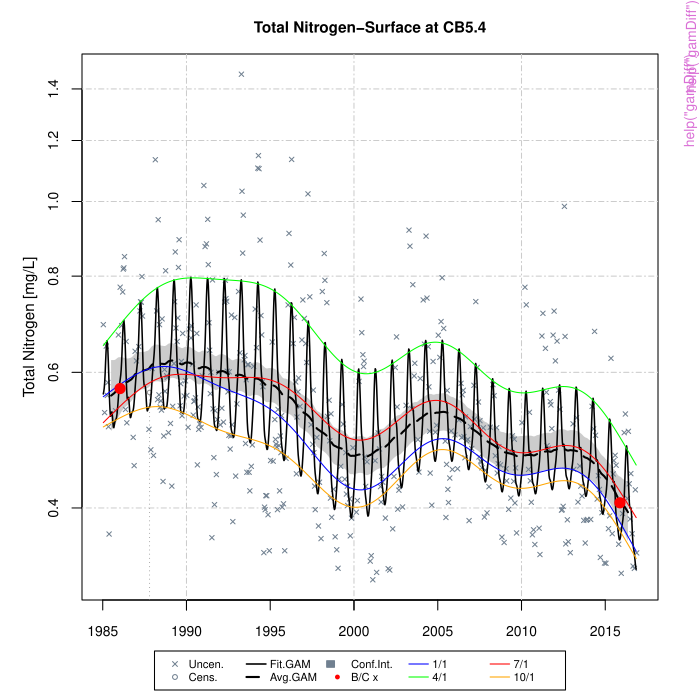

Source code (R):
pkgname <- "baytrends"
source(file.path(R.home("share"), "R", "examples-header.R"))
options(warn = 1)
library('baytrends')

base::assign(".oldSearch", base::search(), pos = 'CheckExEnv')
base::assign(".old_wd", base::getwd(), pos = 'CheckExEnv')
cleanEx()
nameEx("analysisOrganizeData")
### * analysisOrganizeData

flush(stderr()); flush(stdout())

### Name: analysisOrganizeData
### Title: Analysis Organization & Data Preparation
### Aliases: analysisOrganizeData

### ** Examples

# run analysis relying on default specifications, examine analySpec for
# default options
dfr <- analysisOrganizeData(dataCensored)
df        <- dfr[["df"]]
analySpec <- dfr[["analySpec"]]

# analyze bottom dissolved oxygen at 2 stations using only data from 1/1/1995-12/31/2015
analySpec <-list()
analySpec$parameterFilt <- c('do')
analySpec$layerFilt     <- c('B')
analySpec$stationFilt   <- c('CB3.3C', 'CB5.4')
analySpec$dateFilt      <- as.POSIXct(c("1995-01-01", "2015-12-31"))
dfr <- analysisOrganizeData(dataCensored, analySpec)
df        <- dfr[["df"]]
analySpec <- dfr[["analySpec"]]




cleanEx()
nameEx("baseDay")
### * baseDay

flush(stderr()); flush(stdout())

### Name: baseDay
### Title: Base Day
### Aliases: baseDay
### Keywords: internal manip

### ** Examples


# The default numeric result
baseDay(c("2000-02-29", "2000-03-01", "2001-03-01"))
# The result as a factor
baseDay(c("2000-02-29", "2000-03-01", "2001-03-01"), numeric=FALSE)



cleanEx()
nameEx("baseDay2decimal")
### * baseDay2decimal

flush(stderr()); flush(stdout())

### Name: baseDay2decimal
### Title: Base Day
### Aliases: baseDay2decimal
### Keywords: internal manip

### ** Examples

# The baseDay ordered by calendar year
bd.tmp <- baseDay(c("2000-02-29", "2000-03-01", "2001-03-01"), 
  numeric=FALSE)
baseDay2decimal(bd.tmp)
# ordered by water year, result should agree
bd.tmp <- baseDay(c("2000-02-29", "2000-03-01", "2001-03-01"), 
  numeric=FALSE, year="water")
baseDay2decimal(bd.tmp)



cleanEx()
nameEx("closeOut")
### * closeOut

flush(stderr()); flush(stdout())

### Name: closeOut
### Title: Document Processing Time and Other Session Time
### Aliases: closeOut

### ** Examples

closeOut()



cleanEx()
nameEx("dectime")
### * dectime

flush(stderr()); flush(stdout())

### Name: dectime
### Title: Decimal Time
### Aliases: dectime
### Keywords: internal manip

### ** Examples


dectime("11/11/1918", date.format="%m/%d/%Y")
dectime(1988:1990)



cleanEx()
nameEx("dectime2Date")
### * dectime2Date

flush(stderr()); flush(stdout())

### Name: dectime2Date
### Title: Date Conversion
### Aliases: dectime2Date
### Keywords: internal manip

### ** Examples


dectime("02/07/2013", date.format="%m/%d/%Y")
# Convert back the printed result:
dectime2Date(2013.103)



cleanEx()
nameEx("detrended.flow")
### * detrended.flow

flush(stderr()); flush(stdout())

### Name: detrended.flow
### Title: Create Seasonally Detrended Flow Data Set
### Aliases: detrended.flow

### ** Examples

## Not run: 
##D # Define Function Inputs
##D usgsGageID    <- c("01491000", "01578310")
##D siteName      <- c("Choptank River near Greensboro, MD",
##D                    "Susquehanna River at Conowingo, MD")
##D yearStart     <- 1983
##D yearEnd       <- 2016
##D dvAvgWinSel   <- c(1, 5, 10, 15, 20, 30, 40, 50, 60, 90, 120, 150, 180, 210)
##D dvAvgWgtSel   <- "uniform"
##D dvAvgSidesSel <- 1
##D lowess.f      <- 0.2
##D                  
##D # Run Function
##D flow.detrended <- detrended.flow(usgsGageID, siteName, yearStart, yearEnd
##D                                 , dvAvgWinSel, dvAvgWgtSel, dvAvgSidesSel
##D                                , lowess.f)
## End(Not run)



cleanEx()
nameEx("detrended.salinity")
### * detrended.salinity

flush(stderr()); flush(stdout())

### Name: detrended.salinity
### Title: Create Seasonally Detrended Salinty Data Set
### Aliases: detrended.salinity

### ** Examples

## Not run: 
##D # Show Example Dataset (sal)
##D str(sal)
##D 
##D # Define Function Inputs
##D df.sal        <- sal
##D dvAvgWinSel   <- 30
##D lowess.f      <- 0.2
##D minObs        <- 40
##D minObs.sd    <- 10
##D                  
##D # Run Function
##D salinity.detrended <- detrended.salinity(df.sal, dvAvgWinSel, 
##D                                  lowess.f, minObs, minObs.sd) 
## End(Not run)              



cleanEx()
nameEx("dot-F")
### * dot-F

flush(stderr()); flush(stdout())

### Name: .F
### Title: Print out figure title (customization of pandoc.emphasis and
###   pandoc.strong )
### Aliases: .F
### Keywords: internal

### ** Examples

text<-"Hello World!"
.F(text)
.F(text, 4)
.F(text, 4,'e')
.F(text, 4,'s')



cleanEx()
nameEx("dot-H")
### * dot-H

flush(stderr()); flush(stdout())

### Name: .H
### Title: Print out header (shortened pandoc.header)
### Aliases: .H
### Keywords: internal

### ** Examples

.H("1st level header",1)



cleanEx()
nameEx("dot-H1")
### * dot-H1

flush(stderr()); flush(stdout())

### Name: .H1
### Title: Print out 1st level header (shortened pandoc.header)
### Aliases: .H1
### Keywords: internal

### ** Examples

.H1("1st level header")
.H3("3rd level header")



cleanEx()
nameEx("dot-H2")
### * dot-H2

flush(stderr()); flush(stdout())

### Name: .H2
### Title: Print out 2nd level header (shortened pandoc.header)
### Aliases: .H2
### Keywords: internal

### ** Examples

.H2("2nd level header")
.H3("3rd level header")



cleanEx()
nameEx("dot-H3")
### * dot-H3

flush(stderr()); flush(stdout())

### Name: .H3
### Title: Print out 3rd level header (shortened pandoc.header)
### Aliases: .H3
### Keywords: internal

### ** Examples

.H2("2nd level header")
.H3("3rd level header")



cleanEx()
nameEx("dot-H4")
### * dot-H4

flush(stderr()); flush(stdout())

### Name: .H4
### Title: Print out 4th level header (shortened pandoc.header)
### Aliases: .H4
### Keywords: internal

### ** Examples

.H2("2nd level header")
.H4("4th level header")



cleanEx()
nameEx("dot-H5")
### * dot-H5

flush(stderr()); flush(stdout())

### Name: .H5
### Title: Print out 5th level header (shortened pandoc.header)
### Aliases: .H5
### Keywords: internal

### ** Examples

.H2("2nd level header")
.H5("5th level header")



cleanEx()
nameEx("dot-P")
### * dot-P

flush(stderr()); flush(stdout())

### Name: .P
### Title: Paragraph (customization of pandoc.p)
### Aliases: .P
### Keywords: internal

### ** Examples

.P()



cleanEx()
nameEx("dot-T")
### * dot-T

flush(stderr()); flush(stdout())

### Name: .T
### Title: Print out table title (customization of pandoc.emphasis and
###   pandoc.strong )
### Aliases: .T
### Keywords: internal

### ** Examples

text<-"Hello World!"
.T(text)
.T(text, 4)
.T(text, 4,'e')
.T(text, 4,'s')



cleanEx()
nameEx("dot-V")
### * dot-V

flush(stderr()); flush(stdout())

### Name: .V
### Title: Print out text (blended pandoc.emphasis, .verbatim, and .strong)
### Aliases: .V
### Keywords: internal

### ** Examples

.V("Hello World!",'v')
.V("Hello World!",'e')
.V("Hello World!",'s')
.V("Hello World!")



cleanEx()
nameEx("dot-checkRange")
### * dot-checkRange

flush(stderr()); flush(stdout())

### Name: .checkRange
### Title: Check Data Range - function that checks for allowable values
### Aliases: .checkRange
### Keywords: internal

### ** Examples

# create an example data frame
df <- data.frame(
       x1 = c("X1","Y2","A1","B2","C1", "X1","","A1","","C1"),
       x2 = seq(5, 14 ) + runif(10) ,
       x3 = as.POSIXct(c("1/10/2008", "1/21/2008", "3/1/2008", "3/26/1993",
                         "11/1/2012", "6/10/2000", "8/2/1990", "7/8/2005",
                         "1/6/2008", "9/11/2008"),
                         format="%m/%d/%Y"), stringsAsFactors =FALSE)
# add a few missing values
df[1,1]=NA
df[3,2]=NA
df[5,3]=NA
df

# establish allowable values for screening
x1Scrn <- as.character(c("A1", "B2", "C1", "Y2"))   # character
x2Scrn <- c(7,13)                                   # min/max value
x3Scrn <- as.POSIXct(c("1999-01-01", "2008-09-10")) # min/max date (POSIXct format)

# return df with new column indicating pass [TRUE] / fail [FALSE]
.checkRange(df, var="x1", varScrn=x1Scrn, numNA=FALSE, deleteOption='mark')
.checkRange(df, var="x2", varScrn=x2Scrn, numNA=FALSE, deleteOption='mark')
.checkRange(df, var="x3", varScrn=x3Scrn, numNA=FALSE, deleteOption='mark')

# return df with only rows that pass check
.checkRange(df, var="x1", varScrn=x1Scrn, numNA=FALSE, deleteOption='pass')
.checkRange(df, var="x2", varScrn=x2Scrn, numNA=FALSE, deleteOption='pass')
.checkRange(df, var="x3", varScrn=x3Scrn, numNA=FALSE, deleteOption='pass')



cleanEx()
nameEx("dot-chkParameter")
### * dot-chkParameter

flush(stderr()); flush(stdout())

### Name: .chkParameter
### Title: Reduce dataframe and parameter list based on user selected
###   parameterFilt
### Aliases: .chkParameter
### Keywords: internal

### ** Examples

#df <- chkParameter(df,parameterFilt=c("tn", "tp"))



cleanEx()
nameEx("dot-findFile")
### * dot-findFile

flush(stderr()); flush(stdout())

### Name: .findFile
### Title: Find Recent File Information
### Aliases: .findFile
### Keywords: internal

### ** Examples

# name of most recently modified file
## Not run: 
##D .findFile()         # current directory
##D .findFile("..")     # one directory up
##D #
##D # list of files and common attributes one directory up
##D .findFile(folder="..", file="*.*", n=2, fileNameOnly=FALSE)      #two most recent files
##D .findFile(folder="..", file="*.*", n="all", fileNameOnly=FALSE)  #all files
## End(Not run)



cleanEx()
nameEx("dot-reAttDF")
### * dot-reAttDF

flush(stderr()); flush(stdout())

### Name: .reAttDF
### Title: Re-attribute df based on previous df
### Aliases: .reAttDF
### Keywords: internal

### ** Examples

# create data frame
df0 <- data.frame (sta=c("A","A"), lay=c("B","C"), x1 =c(NA,2), x2 =c( 4,14))

#add simple attribute
attr(df0, "Attribute1") <- "Test attribute1"

#run aggregate -- loose attributes
df1 <- aggregate(x2 ~ sta, data=df0, mean, na.action=na.pass, na.rm=TRUE)
df2 <- .reAttDF(df1, df0)



cleanEx()
nameEx("eventProcessing")
### * eventProcessing

flush(stderr()); flush(stdout())

### Name: eventNum
### Title: Event Processing
### Aliases: eventNum eventLen eventSeq
### Keywords: internal manip

### ** Examples


## Notice the difference caused by setting reset to TRUE
eventNum(c(TRUE,TRUE,FALSE,FALSE,TRUE,FALSE))
eventNum(c(TRUE,TRUE,FALSE,FALSE,TRUE,FALSE), reset=TRUE)

## Notice the difference caused by setting reset to TRUE
eventSeq(eventNum(c(TRUE,TRUE,FALSE,FALSE,TRUE,FALSE)))
eventSeq(eventNum(c(TRUE,TRUE,FALSE,FALSE,TRUE,FALSE), reset=TRUE))

## Notice the difference caused by setting reset to TRUE
eventLen(eventNum(c(TRUE,TRUE,FALSE,FALSE,TRUE,FALSE), reset=TRUE))
## This is an example of the summary option
eventLen(eventNum(c(TRUE,TRUE,FALSE,FALSE,TRUE,FALSE), reset=TRUE), summary=TRUE)



cleanEx()
nameEx("fillMissing")
### * fillMissing

flush(stderr()); flush(stdout())

### Name: fillMissing
### Title: Fill Missing Values
### Aliases: fillMissing
### Keywords: internal manip

### ** Examples

## Not run: 
##D #library(smwrData)
##D data(Q05078470)
##D # Create missing values in flow, the first sequence is a peak and the second is a recession
##D Q05078470$FlowMiss <- Q05078470$FLOW
##D Q05078470$FlowMiss[c(109:111, 198:201)] <- NA
##D # Interpolate the missing values
##D Q05078470$FlowFill <- fillMissing(Q05078470$FlowMiss)
##D # How did we do (line is actual, points are filled values)?
##D par(mfrow=c(2,1), mar=c(5.1, 4.1, 1.1, 1.1))
##D with(Q05078470[100:120, ], plot(DATES, FLOW, type="l"))
##D with(Q05078470[109:111, ], points(DATES, FlowFill))
##D with(Q05078470[190:210, ], plot(DATES, FLOW, type="l"))
##D with(Q05078470[198:201, ], points(DATES, FlowFill))
## End(Not run)



cleanEx()
nameEx("filterWgts")
### * filterWgts

flush(stderr()); flush(stdout())

### Name: filterWgts
### Title: Create filter weights
### Aliases: filterWgts
### Keywords: internal

### ** Examples

wgts<- filterWgts(0,"uniform")
wgts<- filterWgts(7,"uniform")
wgts<- filterWgts(7,"centered")
wgts<- filterWgts(7,"weighted")
x <- 1:100
filter(x, filterWgts(7,"weighted"), sides=1)



cleanEx()
nameEx("gamDiff")
### * gamDiff

flush(stderr()); flush(stdout())

### Name: gamDiff
### Title: Compute an estimate of difference based on GAM results
### Aliases: gamDiff

### ** Examples

# run analysisOrganizeData function to create the list analySpec
dfr <- analysisOrganizeData (dataCensored, report=NA)
df        <- dfr[["df"]]
analySpec <- dfr[["analySpec"]]

# set GAM models to just one model
analySpec$gamModels <- list(
  list(option=2, name= "Non-linear trend with Seasonality (plus Interactions)",
       model= "~ cyear + s(cyear) + s(doy,bs='cc')+ ti(cyear,doy,bs=c('tp','cc'))", deriv=FALSE))

# run GAM for a single water quality variable, station and layer
gamResult <- gamTest(df, 'tn', 'CB5.4', 'S', analySpec=analySpec)

# use gamDiff to replicate estimates of change calculated in the above
gamDiff(gamRslt=gamResult[["gamOutput2"]]$gamRslt,
        iSpec=gamResult$iSpec, analySpec=analySpec,
        base.yr.set = NA, test.yr.set = NA,
        doy.set = NA, alpha = 0.05)

# use gamDiff to calculate changes from 2005/06 to 2013/14
gamDiff(gamRslt=gamResult[["gamOutput2"]]$gamRslt,
        iSpec=gamResult$iSpec, analySpec=analySpec,
        base.yr.set = c(2004:2005), test.yr.set = c(2013:2014),
        doy.set = NA, alpha = 0.05)




cleanEx()
nameEx("gamPlotDispSeason")
### * gamPlotDispSeason

flush(stderr()); flush(stdout())

### Name: gamPlotDispSeason
### Title: Plot censored gam fits vs. time
### Aliases: gamPlotDispSeason

### ** Examples

## Not run: 
##D # Specify parameter and station to analyze
##D dep        <- 'do'
##D stat       <- 'CB5.4'
##D layer      <- 'B'
##D 
##D # Prepare data and set up specifications for analysis
##D dfr <- analysisOrganizeData (dataCensored)
##D df        <- dfr[[1]]
##D analySpec <- dfr[[2]]
##D 
##D # Apply gamTest 
##D gamResult <- gamTest(df, dep, stat, layer, analySpec=analySpec)
##D gamPlotDisp(gamResult = gamResult, analySpec = analySpec,
##D             fullModel = 2, seasAvgModel = 2, seasonalModel = 2,
##D             diffType = "regular", obserPlot = TRUE, interventionPlot = TRUE,
##D             seasAvgPlot = TRUE, seasAvgConfIntPlot = FALSE,
##D             seasAvgSigPlot = FALSE, fullModelPlot = TRUE, seasModelPlot = TRUE,
##D             BaseCurrentMeanPlot = FALSE, adjustedPlot = FALSE)
##D 
##D # Apply gamTestSeason
##D gamResult2 <- gamTestSeason(df, dep, stat, layer, analySpec=analySpec,
##D                             gamSeasonPlot = c("7/15-8/15", "purple", "range"))
##D gamPlotDispSeason(gamResult = gamResult2, analySpec = analySpec,
##D                   fullModel = 2, seasAvgModel = 2, seasonalModel = 2,
##D                   diffType = "regular", obserPlot = TRUE, interventionPlot = TRUE,
##D                   seasAvgPlot = TRUE, seasAvgConfIntPlot = FALSE,
##D                   seasAvgSigPlot = FALSE, fullModelPlot = FALSE, seasModelPlot = FALSE,
##D                   BaseCurrentMeanPlot = TRUE, adjustedPlot = FALSE, gamSeasonFocus = TRUE)
## End(Not run)



cleanEx()
nameEx("gamTest")
### * gamTest

flush(stderr()); flush(stdout())

### Name: gamTest
### Title: Perform GAM analysis
### Aliases: gamTest

### ** Examples

## Not run: 
##D # Specify parameter and station to analyze
##D dep        <- 'do'
##D stat       <- 'CB5.4'
##D layer      <- 'B'
##D 
##D # Prepare data and set up specifications for analysis
##D dfr <- analysisOrganizeData (dataCensored)
##D df        <- dfr[[1]]
##D analySpec <- dfr[[2]]
##D 
##D # Apply gamTest 
##D gamResult <- gamTest(df, dep, stat, layer, analySpec=analySpec)
##D gamPlotDisp(gamResult = gamResult, analySpec = analySpec,
##D             fullModel = 2, seasAvgModel = 2, seasonalModel = 2,
##D             diffType = "regular", obserPlot = TRUE, interventionPlot = TRUE,
##D             seasAvgPlot = TRUE, seasAvgConfIntPlot = FALSE,
##D             seasAvgSigPlot = FALSE, fullModelPlot = TRUE, seasModelPlot = TRUE,
##D             BaseCurrentMeanPlot = FALSE, adjustedPlot = FALSE)
##D 
##D # Apply gamTestSeason
##D gamResult2 <- gamTestSeason(df, dep, stat, layer, analySpec=analySpec,
##D                             gamSeasonPlot = c("7/15-8/15", "purple", "range"))
##D gamPlotDispSeason(gamResult = gamResult2, analySpec = analySpec,
##D                   fullModel = 2, seasAvgModel = 2, seasonalModel = 2,
##D                   diffType = "regular", obserPlot = TRUE, interventionPlot = TRUE,
##D                   seasAvgPlot = TRUE, seasAvgConfIntPlot = FALSE,
##D                   seasAvgSigPlot = FALSE, fullModelPlot = FALSE, seasModelPlot = FALSE,
##D                   BaseCurrentMeanPlot = TRUE, adjustedPlot = FALSE, gamSeasonFocus = TRUE)
## End(Not run)



cleanEx()
nameEx("gamTestSeason")
### * gamTestSeason

flush(stderr()); flush(stdout())

### Name: gamTestSeason
### Title: Perform GAM analysis for Specified Season
### Aliases: gamTestSeason

### ** Examples

## Not run: 
##D # Specify parameter and station to analyze
##D dep        <- 'do'
##D stat       <- 'CB5.4'
##D layer      <- 'B'
##D 
##D # Prepare data and set up specifications for analysis
##D dfr <- analysisOrganizeData (dataCensored)
##D df        <- dfr[[1]]
##D analySpec <- dfr[[2]]
##D 
##D # Apply gamTest 
##D gamResult <- gamTest(df, dep, stat, layer, analySpec=analySpec)
##D gamPlotDisp(gamResult = gamResult, analySpec = analySpec,
##D             fullModel = 2, seasAvgModel = 2, seasonalModel = 2,
##D             diffType = "regular", obserPlot = TRUE, interventionPlot = TRUE,
##D             seasAvgPlot = TRUE, seasAvgConfIntPlot = FALSE,
##D             seasAvgSigPlot = FALSE, fullModelPlot = TRUE, seasModelPlot = TRUE,
##D             BaseCurrentMeanPlot = FALSE, adjustedPlot = FALSE)
##D 
##D # Apply gamTestSeason
##D gamResult2 <- gamTestSeason(df, dep, stat, layer, analySpec=analySpec,
##D                             gamSeasonPlot = c("7/15-8/15", "purple", "range"))
##D gamPlotDispSeason(gamResult = gamResult2, analySpec = analySpec,
##D                   fullModel = 2, seasAvgModel = 2, seasonalModel = 2,
##D                   diffType = "regular", obserPlot = TRUE, interventionPlot = TRUE,
##D                   seasAvgPlot = TRUE, seasAvgConfIntPlot = FALSE,
##D                   seasAvgSigPlot = FALSE, fullModelPlot = FALSE, seasModelPlot = FALSE,
##D                   BaseCurrentMeanPlot = TRUE, adjustedPlot = FALSE, gamSeasonFocus = TRUE)
## End(Not run)     



cleanEx()
nameEx("getUSGSflow")
### * getUSGSflow

flush(stderr()); flush(stdout())

### Name: getUSGSflow
### Title: Retrieve USGS daily flow data in a wide format
### Aliases: getUSGSflow
### Keywords: internal

### ** Examples

# set retrieval parameters
yearStart   <- 2014
yearEnd     <- 2014
siteNumber <- c('01578310')

# regular retrieval (default usage)
df <- getUSGSflow(siteNumber, yearStart, yearEnd)




cleanEx()
nameEx("impute")
### * impute

flush(stderr()); flush(stdout())

### Name: impute
### Title: Impute Censored Values
### Aliases: impute

### ** Examples

## Not run: 
##D x  <- dataCensored[1:20,"tdp"]
##D x.lower <- impute(x,'lower')
##D x.mid   <- impute(x,'mid')
##D x.upper <- impute(x,'upper')
##D x.norm  <- impute(x,'norm')
##D x.lnorm <- impute(x,'lnorm')
## End(Not run)



cleanEx()
nameEx("imputeDF")
### * imputeDF

flush(stderr()); flush(stdout())

### Name: imputeDF
### Title: Impute Censored Values in dataframes
### Aliases: imputeDF

### ** Examples

## Not run: 
##D df  <- dataCensored[1:20, ]
##D df.lower <- imputeDF(df,'lower')
##D df.mid   <- imputeDF(df,'mid')
##D df.upper <- imputeDF(df,'upper')
##D df.norm  <- imputeDF(df,'norm')
##D df.lnorm <- imputeDF(df,'lnorm')
## End(Not run)



cleanEx()
nameEx("layerAggregation")
### * layerAggregation

flush(stderr()); flush(stdout())

### Name: layerAggregation
### Title: Aggregate data layers
### Aliases: layerAggregation

### ** Examples

## Not run: 
##D dfr    <- analysisOrganizeData(dataCensored)
##D 
##D # retrieve all corrected chlorophyll-a concentrations for Station CB5.4,
##D # missing values are removed and transformation applied. Note, a 
##D # warning is displayed indicating that data set has layers but user did
##D # not specify layer in retrieval. layerAggregation then aggregates per 
##D # specifications
##D dfr2   <- selectData(dfr[["df"]], 'chla', 'CB5.4', analySpec=dfr[["analySpec"]])
##D df2    <- dfr2[[1]]   # data frame of selected data
##D iSpec2 <- dfr2[[2]]   # meta data about selected data
##D df2a   <- layerAggregation(df2, avgTechnique="mean", layerAggOption=4)
## End(Not run)




cleanEx()
nameEx("loadModels")
### * loadModels

flush(stderr()); flush(stdout())

### Name: loadModels
### Title: Load Built-in GAM formulas
### Aliases: loadModels

### ** Examples

# run analysisOrganizeData function to create the list analySpec
dfr <- analysisOrganizeData (dataCensored, report=NA)
df        <- dfr[["df"]]
analySpec <- dfr[["analySpec"]]

# current models in analySpec
analySpec$gamModels

# set models in analySpec to gam0, gam1, and gam2 only
analySpec$gamModels <- loadModels(c('gam0','gam1','gam2'))




cleanEx()
nameEx("makeSurvDF")
### * makeSurvDF

flush(stderr()); flush(stdout())

### Name: makeSurvDF
### Title: Convert dataframe to include survival (Surv) objects
### Aliases: makeSurvDF

### ** Examples

df <- dataCensored[1:20,]
colnames(df)
df1 <- unSurvDF(df)
colnames(df1)
# Default values
df2 <- makeSurvDF(df1)
colnames(df2)
# User values
df3 <- unSurvDF(df, "_LOW", "_HIGH")
colnames(df3)
df4 <- makeSurvDF(df3, "_LOW", "_HIGH")
colnames(df4)




cleanEx()
nameEx("na2miss")
### * na2miss

flush(stderr()); flush(stdout())

### Name: na2miss
### Title: Recode Data
### Aliases: na2miss miss2na
### Keywords: internal manip

### ** Examples


## Construct simple substitutions
na2miss(c(1, 2, 3, NA, 5, 6))



cleanEx()
nameEx("nobs")
### * nobs

flush(stderr()); flush(stdout())

### Name: nobs
### Title: Compute the Number of Non-Missing Observations
### Aliases: nobs

### ** Examples

x <- c(1,2,3,5,NA,6,7,1,NA )
length(x)
nobs(x)

df <- data.frame(x=rnorm(100), y=rnorm(100))
df[1,1] <- NA
df[1,2] <- NA
df[2,1] <- NA

nobs(df)

fit <- lm(y ~ x, data=df)
nobs(fit)




cleanEx()
nameEx("saveDF")
### * saveDF

flush(stderr()); flush(stdout())

### Name: saveDF
### Title: Save R object to disk
### Aliases: saveDF

### ** Examples

## Not run: 
##D df <- data.frame(x=c(1:100))
##D saveDF(df, 'test_note')
## End(Not run)




cleanEx()
nameEx("seasAdjflow")
### * seasAdjflow

flush(stderr()); flush(stdout())

### Name: seasAdjflow
### Title: Create Daily Seasonally-adjusted Log Flow Residuals
### Aliases: seasAdjflow
### Keywords: internal

### ** Examples

#Set Retrieval Parameters
yearStart   <- 1983
yearEnd     <- 2015
siteNumbers <- c("01578310")

# Regular Retrieval (default usage)
df <- getUSGSflow(siteNumbers, yearStart, yearEnd, fill=TRUE)
# Apply default smoothing
df <- seasAdjflow(df,"01578310")




cleanEx()
nameEx("selectData")
### * selectData

flush(stderr()); flush(stdout())

### Name: selectData
### Title: Select data for analysis from a larger data frame
### Aliases: selectData

### ** Examples

## Not run: 
##D dfr    <- analysisOrganizeData(dataCensored)
##D 
##D # retrieve Secchi depth for Station CB5.4, no transformations are applied
##D dfr1   <- selectData(dfr[["df"]], 'secchi', 'CB5.4', 'S', transform=FALSE,
##D                     remMiss=FALSE, analySpec=dfr[["analySpec"]])
##D df1    <- dfr1[[1]]   # data frame of selected data
##D iSpec1 <- dfr1[[2]]   # meta data about selected data
##D 
##D # retrieve surface corrected chlorophyll-a concentrations for Station CB5.4,
##D # missing values are removed and transformation applied
##D dfr2   <- selectData(dfr[["df"]], 'chla', 'CB5.4', 'S', analySpec=dfr[["analySpec"]])
##D df2    <- dfr2[[1]]   # data frame of selected data
##D iSpec2 <- dfr2[[2]]   # meta data about selected data
## End(Not run)



cleanEx()
nameEx("unSurv")
### * unSurv

flush(stderr()); flush(stdout())

### Name: unSurv
### Title: Converts Surv object into a 3-column matrix
### Aliases: unSurv

### ** Examples

df1 <- dataCensored[dataCensored$station=="CB3.3C","chla"][1:30]
colnames(df1)
# Default values
df2 <- unSurv(df1)
colnames(df2)
# User values
df3 <- unSurv(df1, "LOW", "HIGH")
colnames(df3)




cleanEx()
nameEx("unSurvDF")
### * unSurvDF

flush(stderr()); flush(stdout())

### Name: unSurvDF
### Title: Converts Surv objects in a dataframe to "lo" and "hi" values
### Aliases: unSurvDF

### ** Examples

df <- dataCensored[dataCensored$station=="CB3.3C", ][1:20,]
colnames(df)
# Default values
df2 <- unSurvDF(df)
colnames(df2)
# User values
df3 <- unSurvDF(df, "_LOW", "_HIGH")
colnames(df3)




### * <FOOTER>
###
cleanEx()
options(digits = 7L)
base::cat("Time elapsed: ", proc.time() - base::get("ptime", pos = 'CheckExEnv'),"\n")
grDevices::dev.off()
###
### Local variables: ***
### mode: outline-minor ***
### outline-regexp: "\\(> \\)?### [*]+" ***
### End: ***
quit('no')
